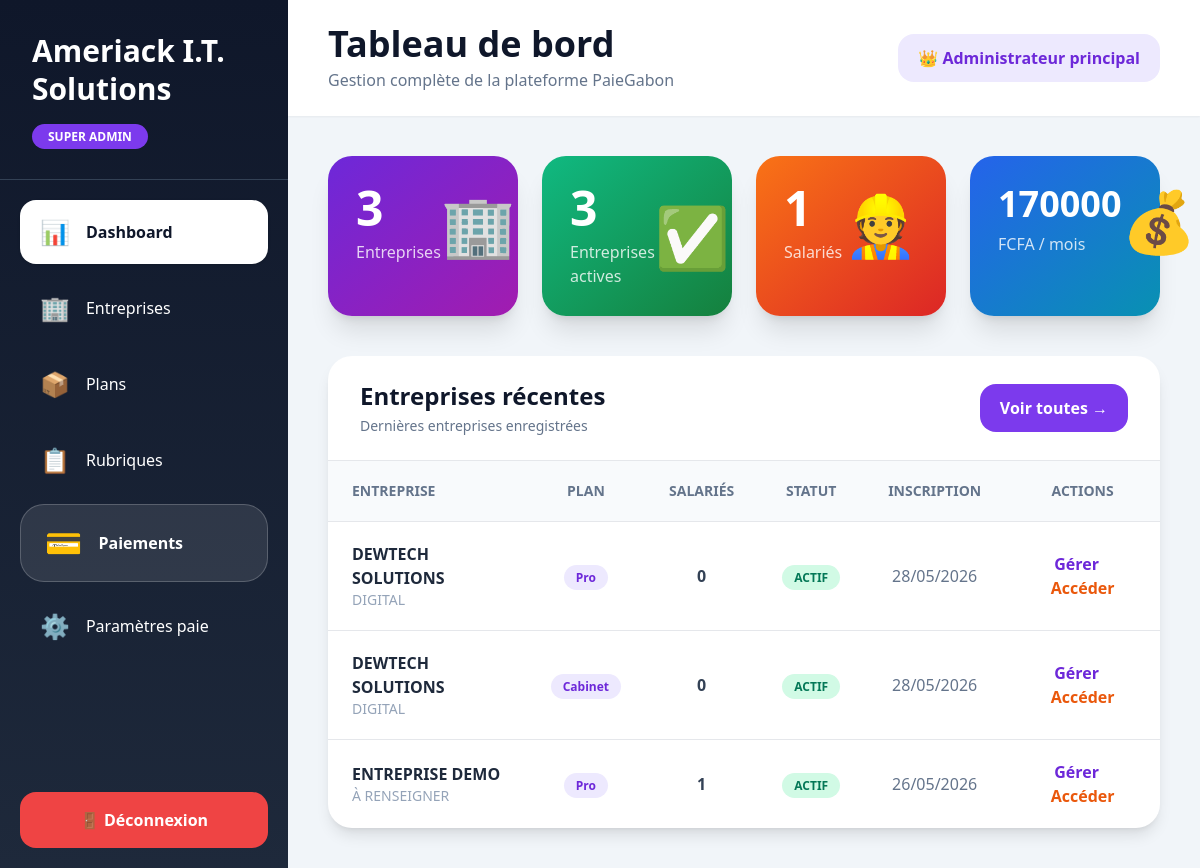
The app's page /admin (signed in) with its own data.
### models.py (models this page shows, shortened)
class Tenant(db.Model):
    __tablename__ = "tenants"
    id               = db.Column(db.Integer, primary_key=True)
    slug             = db.Column(db.String(50), nullable=False, unique=True)   # ex: maentreprise
    denomination     = db.Column(db.String(200), nullable=False)
    sigle            = db.Column(db.String(50))
    activite         = db.Column(db.String(200))
    secteur          = db.Column(db.String(200))
    nif              = db.Column(db.String(50))
    numero_cnss      = db.Column(db.String(50))
    numero_cnamgs    = db.Column(db.String(50))
    adresse          = db.Column(db.String(300))
    boite_postale    = db.Column(db.String(20))
    telephone        = db.Column(db.String(20))
    ville            = db.Column(db.String(100), default="Libreville")
    region           = db.Column(db.String(100))
    pays             = db.Column(db.String(100), default="Gabon")
    plan_id          = db.Column(db.Integer, db.ForeignKey("plans.id"))
    statut           = db.Column(db.String(20), default="ACTIF")   # ACTIF, SUSPENDU, ESSAI
    date_inscription = db.Column(db.DateTime, default=datetime.utcnow)
    date_expiration  = db.Column(db.DateTime)
    token_api        = db.Column(db.String(64), unique=True)
    logo_url         = db.Column(db.String(500))
    utilisateurs  = db.relationship("Utilisateur", backref="tenant", lazy=True, foreign_keys="Utilisateur.tenant_id")
    salaries      = db.relationship("Salarie", backref="tenant", lazy=True)
    periodes      = db.relationship("PeriodePaie", backref="tenant", lazy=True)
    categories    = db.relationship("CategorieEmploi", backref="tenant", lazy=True)
    @property
    def nb_salaries_actifs(self):
        return Salarie.query.filter_by(tenant_id=self.id, statut="ACTIF").count()

class Plan(db.Model):
    __tablename__ = "plans"
    id               = db.Column(db.Integer, primary_key=True)
    code             = db.Column(db.String(20), nullable=False, unique=True)
    nom              = db.Column(db.String(100), nullable=False)
    prix_mensuel     = db.Column(db.Numeric(12,2), nullable=False)
    max_salaries     = db.Column(db.Integer)          # None = illimité
    max_utilisateurs = db.Column(db.Integer)
    description      = db.Column(db.Text)
    actif            = db.Column(db.Boolean, default=True)
    tenants = db.relationship("Tenant", backref="plan", lazy=True)

### app.py (the view)
@app.route("/admin")
@super_admin_required
def admin_dashboard():
    tenants = Tenant.query.order_by(
        Tenant.date_inscription.desc()
    ).all()
    total_sal = db.session.query(
        db.func.count(Salarie.id)
    ).scalar() or 0
    total_bul = db.session.query(
        db.func.count(BulletinPaie.id)
    ).scalar() or 0
    revenus = sum(
        (
            float(t.plan.prix_mensuel)
            if t.plan else 0
        )
        for t in tenants
        if t.statut == "ACTIF"
    )
    nb_tenants = len(tenants)
    return render_template(
        "admin/dashboard.html",
        tenants=tenants,
        nb_tenants=nb_tenants,
        nb_actifs=sum(
            1 for t in tenants
            if t.statut == "ACTIF"
        ),
        nb_essai=sum(
            1 for t in tenants
            if t.statut == "ESSAI"
        ),
        total_sal=total_sal,
        total_bul=total_bul,
        revenus=revenus
    )

### app.py (called while the page is built)
@login_manager.user_loader
def load_user(uid): return Utilisateur.query.get(int(uid))

def super_admin_required(f):
    @wraps(f)
    def d(*a,**k):
        if not current_user.is_authenticated or not current_user.is_super_admin: abort(403)
        return f(*a,**k)
    return d

@app.context_processor
def inject_globals(): return {"now":datetime.now(),"enumerate":enumerate}

### models.py (called while the page is built)
    @property
    def is_super_admin(self): return self.role == "SUPER_ADMIN"

### templates/admin/dashboard.html (shortened to what this page needs)
<!DOCTYPE html>
<html lang="fr">
<head>
<script src="https://cdn.tailwindcss.com"></script>
</head>
<body class="bg-slate-100">
<div class="flex min-h-screen">
    <aside class="w-72 sidebar-gradient text-white flex flex-col">
        <div class="p-8 border-b border-slate-700">
            <h1 class="text-3xl font-black leading-tight">
                Ameriack I.T.<br>
                Solutions
            </h1>
            <div class="mt-4">
                <span class="bg-violet-600 px-4 py-1 rounded-full text-xs font-bold">
                    SUPER ADMIN
                </span>
            </div>
        </div>
        <nav class="flex-1 p-5 space-y-3">
            <a href="/admin"
               class="flex items-center gap-4 bg-white text-slate-900 px-5 py-4 rounded-2xl font-bold shadow">
                <span class="text-2xl">📊</span>
                Dashboard
            </a>
            <a href="/admin/tenants"
               class="flex items-center gap-4 px-5 py-4 rounded-2xl hover:bg-slate-700 transition">
                <span class="text-2xl">🏢</span>
                Entreprises
            </a>
            <a href="/admin/plans"
               class="flex items-center gap-4 px-5 py-4 rounded-2xl hover:bg-slate-700 transition">
                <span class="text-2xl">📦</span>
                Plans
            </a>
            <a href="/admin/rubriques"
               class="flex items-center gap-4 px-5 py-4 rounded-2xl hover:bg-slate-700 transition">
                <span class="text-2xl">📋</span>
                Rubriques
            </a>
            <a href="/admin/paiements"
               class="flex items-center gap-4 px-6 py-5 rounded-3xl bg-white/10 border border-white/20 font-bold">
                <span class="text-3xl">💳</span>
                Paiements
            </a>
            <a href="/parametres-paie"
               class="flex items-center gap-4 px-5 py-4 rounded-2xl hover:bg-slate-700 transition">
                <span class="text-2xl">⚙️</span>
                Paramètres paie
            </a>
        </nav>
        <div class="p-5">
            <a href="/logout"
               class="bg-red-500 hover:bg-red-600 transition text-white w-full flex items-center justify-center gap-2 py-4 rounded-2xl font-bold">
                🚪 Déconnexion
            </a>
        </div>
    </aside>
    <main class="flex-1">
        <div class="bg-white px-10 py-6 shadow-sm flex items-center justify-between">
            <div>
                <h2 class="text-4xl font-black text-slate-900">
                    Tableau de bord
                </h2>
                <p class="text-slate-500 mt-1">
                    Gestion complète de la plateforme PaieGabon
                </p>
            </div>
            <div class="flex items-center gap-4">
                <div class="bg-violet-100 text-violet-700 px-5 py-3 rounded-2xl font-bold">
                    👑 Administrateur principal
                </div>
            </div>
        </div>
        <div class="p-10">
            <div class="grid grid-cols-4 gap-6 mb-10">
                <div class="bg-gradient-to-br from-violet-700 to-fuchsia-700 rounded-3xl p-7 text-white card-hover shadow-xl">
                    <div class="flex items-center justify-between">
                        <div>
                            <div class="text-5xl font-black">
                                {{nb_tenants}}
                            </div>
                            <div class="mt-2 text-white/80">
                                Entreprises
                            </div>
                        </div>
                        <div class="text-6xl">
                            🏢
                        </div>
                    </div>
                </div>
                <div class="bg-gradient-to-br from-emerald-500 to-green-700 rounded-3xl p-7 text-white card-hover shadow-xl">
                    <div class="flex items-center justify-between">
                        <div>
                            <div class="text-5xl font-black">
                                {{nb_actifs}}
                            </div>
                            <div class="mt-2 text-white/80">
                                Entreprises actives
                            </div>
                        </div>
                        <div class="text-6xl">
                            ✅
                        </div>
                    </div>
                </div>
                <div class="bg-gradient-to-br from-orange-500 to-red-600 rounded-3xl p-7 text-white card-hover shadow-xl">
                    <div class="flex items-center justify-between">
                        <div>
                            <div class="text-5xl font-black">
                                {{total_sal}}
                            </div>
                            <div class="mt-2 text-white/80">
                                Salariés
                            </div>
                        </div>
                        <div class="text-6xl">
                            👷
                        </div>
                    </div>
                </div>
                <div class="bg-gradient-to-br from-blue-600 to-cyan-600 rounded-3xl p-7 text-white card-hover shadow-xl">
                    <div class="flex items-center justify-between">
                        <div>
                            <div class="text-4xl font-black">
                                {{revenus|int|string}}
                            </div>
                            <div class="mt-2 text-white/80">
                                FCFA / mois
                            </div>
                        </div>
                        <div class="text-6xl">
                            💰
                        </div>
                    </div>
                </div>
            </div>
            <div class="bg-white rounded-3xl shadow-lg overflow-hidden">
                <div class="flex items-center justify-between px-8 py-6 border-b">
                    <div>
                        <h3 class="text-2xl font-black text-slate-900">
                            Entreprises récentes
                        </h3>
                        <p class="text-slate-500 text-sm mt-1">
                            Dernières entreprises enregistrées
                        </p>
                    </div>
                    <a href="/admin/tenants"
                       class="bg-violet-600 hover:bg-violet-700 transition text-white px-5 py-3 rounded-2xl font-bold">
                        Voir toutes →
                    </a>
                </div>
                <div class="overflow-x-auto">
                    <table class="w-full">
                        <thead class="bg-slate-50">
                            <tr class="text-slate-500 text-sm uppercase">
                                <th class="px-6 py-5 text-left">
                                    Entreprise
                                </th>
                                <th class="px-6 py-5 text-center">
                                    Plan
                                </th>
                                <th class="px-6 py-5 text-center">
                                    Salariés
                                </th>
                                <th class="px-6 py-5 text-center">
                                    Statut
                                </th>
                                <th class="px-6 py-5 text-center">
                                    Inscription
                                </th>
                                <th class="px-6 py-5 text-center">
                                    Actions
                                </th>
                            </tr>
                        </thead>
                        <tbody>
                            {% for t in tenants[:10] %}
                            <tr class="border-t hover:bg-slate-50 transition">
                                <td class="px-6 py-5">
                                    <div class="font-black text-slate-800">
                                        {{t.denomination}}
                                    </div>
                                    <div class="text-sm text-slate-400">
                                        {{t.activite or 'Activité non renseignée'}}
                                    </div>
                                </td>
                                <td class="px-6 py-5 text-center">
                                    <span class="bg-violet-100 text-violet-700 px-3 py-1 rounded-full text-xs font-bold">
                                        {{t.plan.nom if t.plan else '—'}}
                                    </span>
                                </td>
                                <td class="px-6 py-5 text-center font-black text-slate-700">
                                    {{t.nb_salaries_actifs}}
                                </td>
                                <td class="px-6 py-5 text-center">
                                    <span class="
                                    px-3 py-1 rounded-full text-xs font-bold
                                    {% if t.statut == 'ACTIF' %}
                                    bg-emerald-100 text-emerald-700
                                    {% elif t.statut == 'ESSAI' %}
                                    bg-orange-100 text-orange-700
                                    {% else %}
                                    bg-red-100 text-red-700
                                    {% endif %}
                                    ">
                                    {{t.statut}}
                                    </span>
                                </td>
                                <td class="px-6 py-5 text-center text-slate-500">
                                    {{t.date_inscription.strftime('%d/%m/%Y') if t.date_inscription else '—'}}
                                </td>
                                <td class="px-6 py-5 text-center">
                                    <a href="/admin/tenants/{{t.id}}"
                                       class="text-violet-700 font-bold hover:underline mr-3">
                                        Gérer
                                    </a>
                                    <a href="/admin/tenants/{{t.id}}/impersonate"
                                       class="text-orange-600 font-bold hover:underline">
                                        Accéder
                                    </a>
                                </td>
                            </tr>
                            {% endfor %}
                        </tbody>
                    </table>
                </div>
            </div>
        </div>
    </main>
</div>
</body>
</html>

### templates/admin/dashboard.html (style rules this page uses)
body { font-family:'Segoe UI',sans-serif; }
.sidebar-gradient { background: linear-gradient(180deg,#0f172a 0%,#1e293b 100%); }
.card-hover { transition:0.3s; }

### records on screen
Tenant: denomination "DEWTECH SOLUTIONS", activite "DIGITAL", plan "Pro", nb_salaries_actifs "0", statut "ACTIF", date_inscription "28/05/2026"
Tenant: denomination "DEWTECH SOLUTIONS", activite "DIGITAL", plan "Cabinet", nb_salaries_actifs "0", statut "ACTIF", date_inscription "28/05/2026"
Tenant: denomination "ENTREPRISE DEMO", activite "À RENSEIGNER", plan "Pro", nb_salaries_actifs "1", statut "ACTIF", date_inscription "26/05/2026"

### other values on screen
{{ nb_tenants }} "3"
{{ nb_actifs }} "3"
{{ total_sal }} "1"
{{ revenus|int|string }} "170000"
